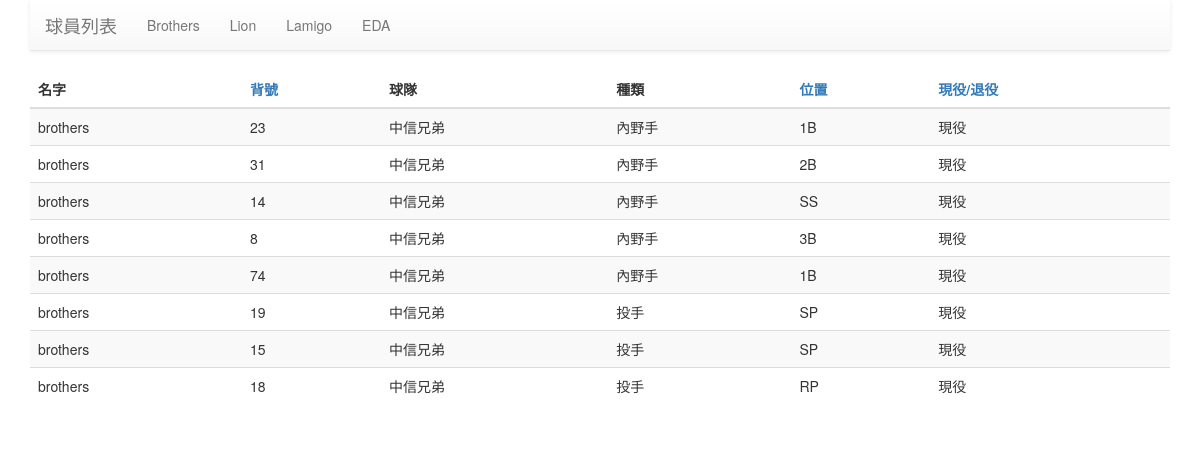
The page / on the database its author committed.
### tables this page shows
CREATE TABLE IF NOT EXISTS `players` (
  `id` int(11) NOT NULL,
  `name` varchar(50) NOT NULL,
  `team_id` int(20) NOT NULL,
  `kind` varchar(50) NOT NULL,
  `position` varchar(50) NOT NULL,
  `active` tinyint(2) NOT NULL DEFAULT '1' COMMENT '0:退役 1:現役',
  `number` int(10) NOT NULL
);

CREATE TABLE IF NOT EXISTS `teams` (
  `id` int(11) NOT NULL,
  `name` varchar(40) NOT NULL,
  `ch_name` varchar(40) NOT NULL,
  `home` varchar(40) DEFAULT NULL
);

### index.php (the view, shortened to what this page needs)
<? include_once("class/db.php"); ?>
<?
$order = isset($_GET['order']) ? $_GET['order'] : 'teams.id';
$asc = isset($_GET['asc']) ? (boolean)$_GET['asc'] : true;
$team= isset($_GET['team']) ? $_GET['team'] : '1';
$sql = 'SELECT * FROM players,teams WHERE teams.id=players.team_id and players.team_id= "'. $team . '" ORDER BY '. $order . ' ' . ($asc ?'asc' : 'desc');
$sth = $pdo->prepare($sql, array(PDO::ATTR_CURSOR => PDO::CURSOR_FWDONLY));
$sth->execute();
$rows = $sth->fetchAll(PDO::FETCH_CLASS);
?>
<!doctype html>
<html lang="en">
<head>
	<link rel="stylesheet" href="https://maxcdn.bootstrapcdn.com/bootstrap/3.3.2/css/bootstrap.min.css">
	<link rel="stylesheet" href="https://maxcdn.bootstrapcdn.com/bootstrap/3.3.2/css/bootstrap-theme.min.css">
</head>
<body>
	<div class="container">
		<? include('share/nav.php'); ?>
		<table class="table table-striped">
			<thead>
				<tr>
					<th>名字</th>
					<th><a href="index.php?team=<?=$team ?>&order=number&asc=<?= $asc ? 0 : 1 ?>">背號</a></th>
					<th>球隊</th>
					<th>種類</th>
					<th><a href="index.php?team=<?=$team ?>&order=position&asc=<?= $asc ? 0 : 1 ?>">位置</a></th>
					<th><a href="index.php?team=<?=$team ?>&order=active&asc=<?= $asc ? 0 : 1 ?>">現役/退役</a></th>
				</tr>
			</thead>
			<tbody>
				<? foreach ($rows as $row) { ?>
				<tr>
					<td><?= $row->name ?></td>
					<td><?= $row->number ?></td>
					<td><?= $row->ch_name ?></td>
					<td><?= $row->kind ?></td>
					<td><?= $row->position ?></td>
					<td><?= ($row->active ?'現役' : '退役');?></td>
				</tr>
				<? } ?>
			</tbody>
		</table>
	</div>
</body>
</html>

### share/nav.php (shortened to what this page needs)
<nav class="navbar navbar-default navbar-static-top">
	<div class="container-fluid">
    	<div class="navbar-header">
			<a class="navbar-brand" href="#">球員列表</a>
		</div>
		<div class="collapse navbar-collapse" id="bs-example-navbar-collapse-8">
			<ul class="nav navbar-nav">
				<li class="<?= $_GET['team'] == '1' ? 'active' : '' ?>"><a href="index.php?team=1">Brothers</a></li>
				<li class="<?= $_GET['team'] == '2' ? 'active' : '' ?>"><a href="index.php?team=2">Lion</a></li>
				<li class="<?= $_GET['team']=='3' ? 'active' : '' ?>"><a href="index.php?team=3">Lamigo</a></li>
				<li class="<?= $_GET['team']=='4' ? 'active' : '' ?>"><a href="index.php?team=4">EDA</a></li>
			</ul>
		</div>
	</div>
</nav>

### rows shown on the page
players: team.name "brothers", number "23", team.ch_name "中信兄弟", kind "內野手", position "1B", active "現役"
players: team.name "brothers", number "31", team.ch_name "中信兄弟", kind "內野手", position "2B", active "現役"
players: team.name "brothers", number "14", team.ch_name "中信兄弟", kind "內野手", position "SS", active "現役"
players: team.name "brothers", number "8", team.ch_name "中信兄弟", kind "內野手", position "3B", active "現役"
players: team.name "brothers", number "74", team.ch_name "中信兄弟", kind "內野手", position "1B", active "現役"
players: team.name "brothers", number "19", team.ch_name "中信兄弟", kind "投手", position "SP", active "現役"
players: team.name "brothers", number "15", team.ch_name "中信兄弟", kind "投手", position "SP", active "現役"
players: team.name "brothers", number "18", team.ch_name "中信兄弟", kind "投手", position "RP", active "現役"
